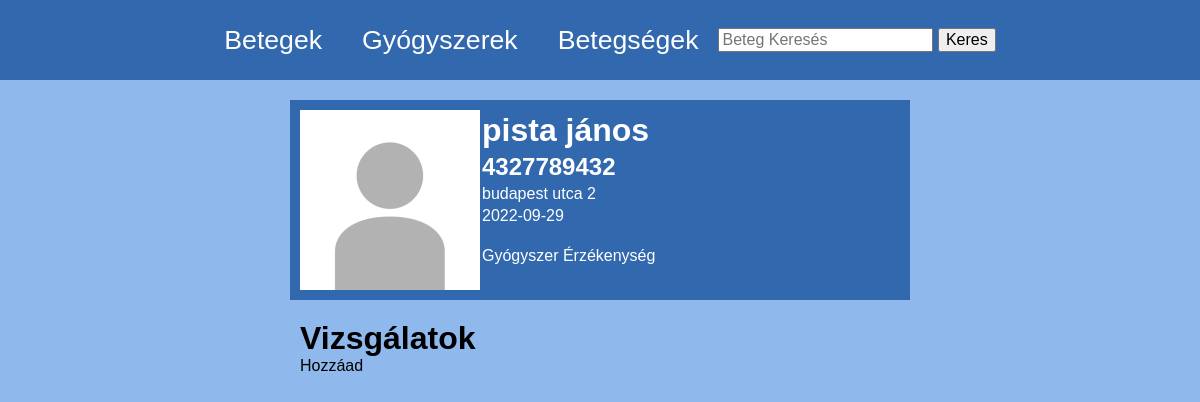
The app's page /beteg/4327789432 with its own data.
### server.py (models this page shows, shortened)
class Beteg(db.Model):
    TAJ = db.Column(db.Integer, primary_key=True, unique=True, autoincrement=True)
    nev = db.Column(db.String(30))
    lakcim = db.Column(db.String(255))
    szuletes = db.Column(db.Date)
    vizsgalatok = db.relationship("Vizsgalat", backref="beteg", order_by="desc(Vizsgalat.datum)")
    erzekenysegek = db.relationship("Erzekeny", backref="beteg")
    felirasok = db.relationship("Felir", backref="beteg")
    diagnosztizalasok = db.relationship("Diagnosztizal", backref="beteg")

### server.py (the view)
@app.route('/beteg/<taj>')
def beteg(taj):
    dtNow = time.time()
    beteg = Beteg.query.filter(Beteg.TAJ == taj).first()
    vizsgalatokq = Vizsgalat.query.filter(Vizsgalat.TAJ == taj).order_by(desc(Vizsgalat.datum)).all()
    betegsegek = Betegseg.query.all()
    gyogyszerek = Gyogyszer.query.all()
    return render_template('beteg.html',dtNow=dtNow, Betegseg=Betegseg, Gyogyszer=Gyogyszer, beteg=beteg,gyogyszerek=gyogyszerek, betegsegek=betegsegek, vizsgalatokq=vizsgalatokq, Diagnosztizal=Diagnosztizal, Felir=Felir)

### server.py (called while the page is built)
@app.before_request
def showIp():
    print(request.headers.get('X-FORWARDED-FOR'))

@app.before_request
def fixAdmin():
    if request.path == "/admin":
        return redirect(f"{request.url_root}admin/")

@app.context_processor
def handle_context():
    return dict(session=session, db=db, datetime=datetime, reversed=reversed)

### templates/beteg.html (shortened to what this page needs)
<!DOCTYPE html>
<html lang="en">
<head>
    <link rel="stylesheet" href="../static/style.css">
</head>
<body>
    {%include 'navbar.html'%}
    <div class="betegCard">
        <div class="flexrow">
            <img src="../static/pfp.jpg" alt="pfp">
            <div class="flexcol">
                <h1>{{beteg.nev}}</h1>
                <h2>{{beteg.TAJ}}</h2>
                <p>{{beteg.lakcim}}</p>
                <p>{{beteg.szuletes}}</p>
                <br>
                <p>Gyógyszer Érzékenység</p>
            </div>
        </div>
    </div>
    <div class="betegContainer">
        <h1 >Vizsgálatok</h1>
        <p class="text-button" onclick="openDialog('vizsgalat')">Hozzáad</p>
    </div>
</body>
</html>

### static/style.css (style rules this page uses)
:root { --c-foreground: rgb(50, 104, 173); --c-background: rgb(143, 184, 237); }
html,body { width: 100vw; height: 100vh; margin: 0px; padding: 0px; overflow-x: hidden; }
body { background-color: var(--c-background); font-family: Arial, Helvetica, sans-serif; }
.betegCard, details { background-color: var(--c-foreground); color: white; font-size: 12pt; margin: 20px auto; padding: 10px; width: 50vw; }
.betegCard img { max-width: 200px; max-height: 200px; width: 30%; height: 30%; }
.betegCard h1, .betegCard h2, .betegCard p { padding: 2px; margin: 0px; }
.flexcol { display: flex; flex-direction: column; }
.flexrow { display: flex; flex-direction: row; }
.betegContainer { width: 50vw; margin: auto; }
.betegContainer h1 { margin: 0px; padding: 0px; }
.text-button { cursor: pointer; margin: 0px; padding: 0px; }

### records on screen
Beteg: nev "pista jános", TAJ "4327789432", lakcim "budapest utca 2", szuletes "2022-09-29"
